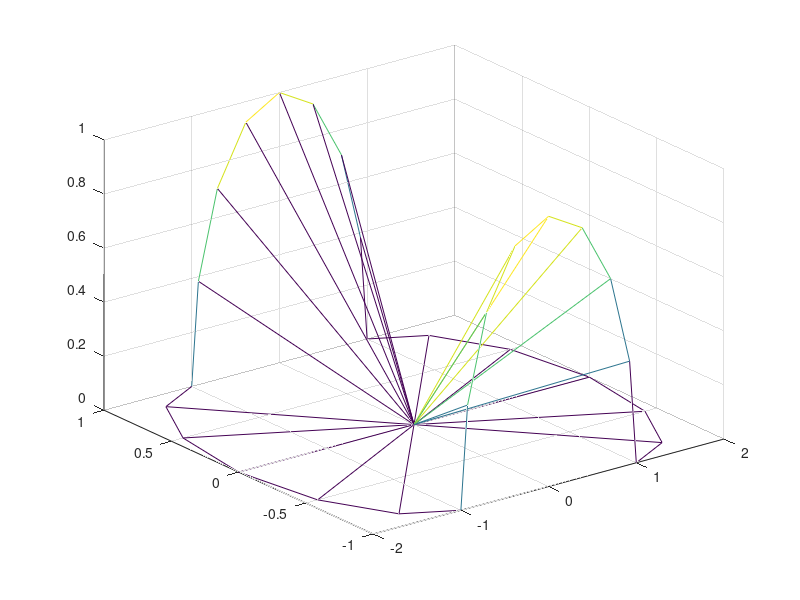

MATLAB code to generate this figure: (Note: this script raises an error after producing the figure.)
[Bx,By,Bz] = deal(zeros(9,7));

phi = linspace(0,pi,7);
psi = linspace(0,pi,9);
Bx(1,:) = 1+sin(phi);
By(1,:) = -cos(phi);
Bx(9,:) = -1-sin(phi);
By(9,:) = -cos(phi);
Bx(:,1) = cos(psi);
By(:,1) = -1;

Bz(:,1) = sin(psi);
Bx(:,7) = cos(psi);
By(:,7) = 1;
Bz(:,7) = sin(psi);

mesh(Bx, By, Bz,  'FaceColor', 'None');
%Kontrolne tocke Coonsove ploskve:
%  (1+4*0.28)/4
Bx = fillsqare(Bx, -0.23, (1+4*0.23)/4);
By = fillsqare(By, -0.23, (1+4*0.23)/4);
Bz = fillsqare(Bz, -0.23, (1+4*0.23)/4);


%Tocke na ploskvi:
u = linspace(0,1,100);
v = linspace(0,1,100);

[bx, by, bz] = bezier2(Bx,By,Bz,u,v);

%graf
surf(bx, by, bz); %nariše krivuljo na sliki oziroma vkrivljeno ploskev majhnih pravokotničkov, ki se ne prilegajo popolnoma funkciji mesh
hold on
mesh(Bx, By, Bz, 'FaceColor', 'None');  %prozorne pravokotnike naredi v pravi obliki
hold on
